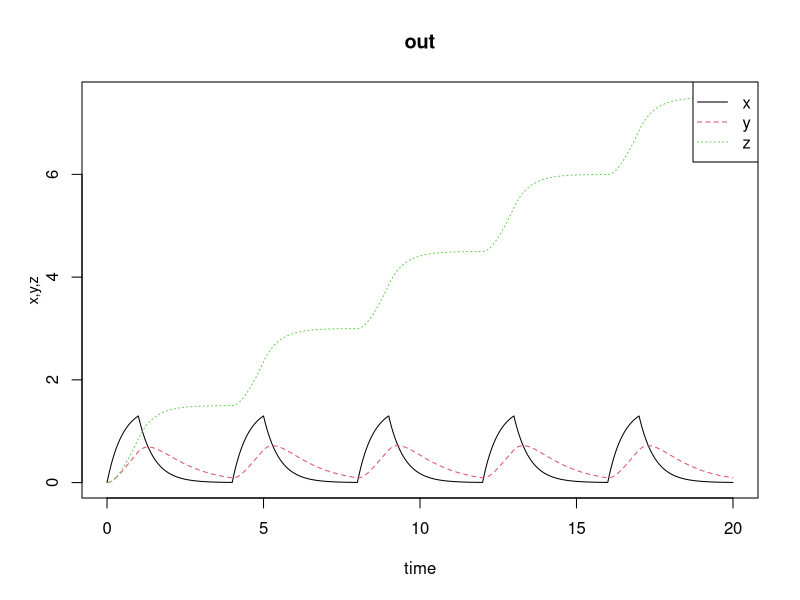
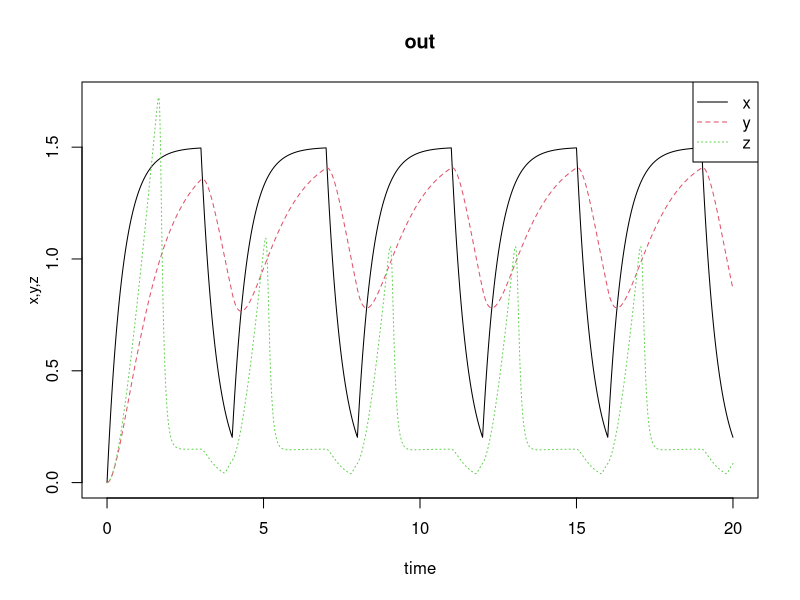
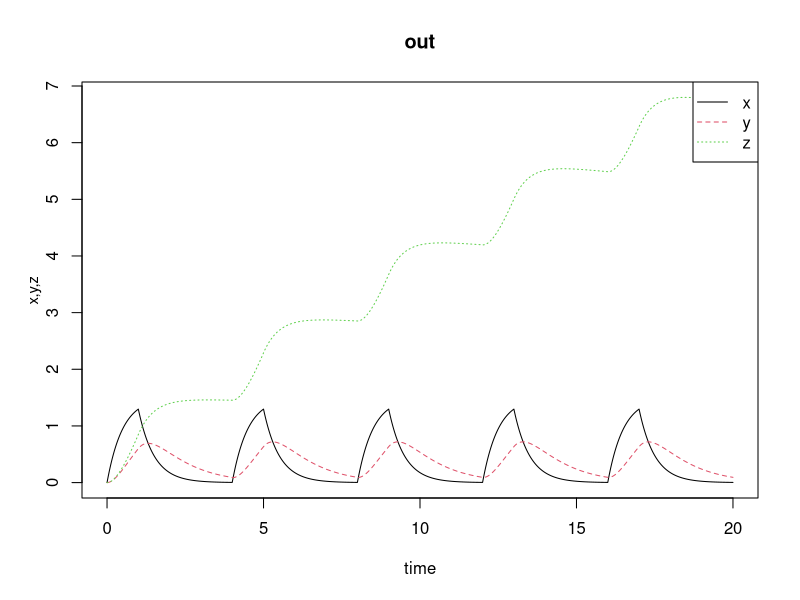
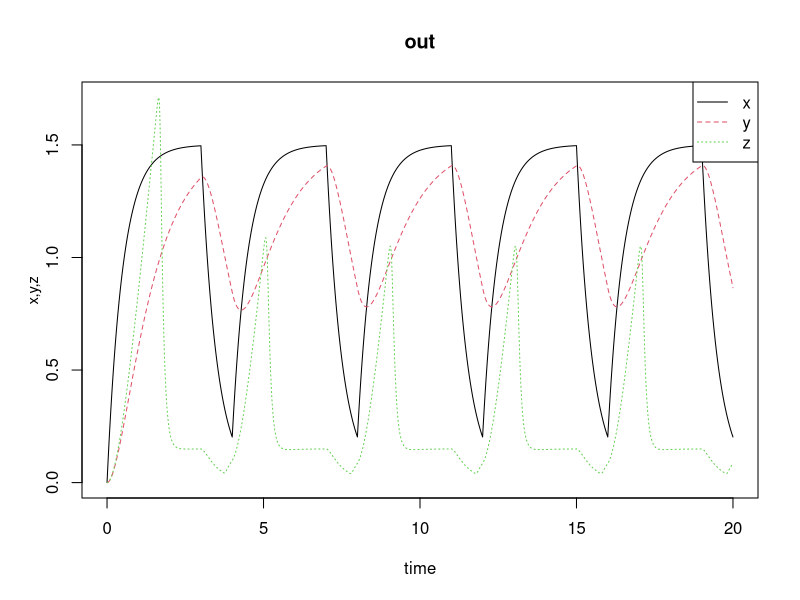
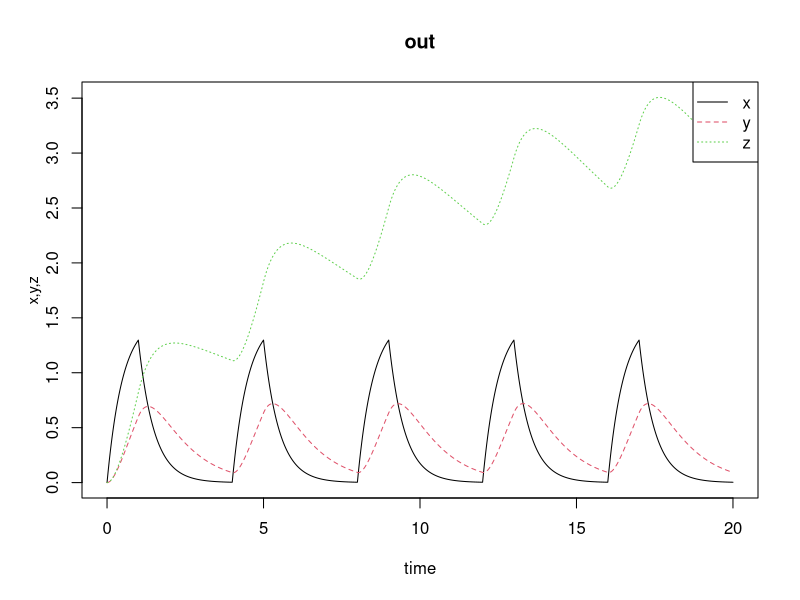
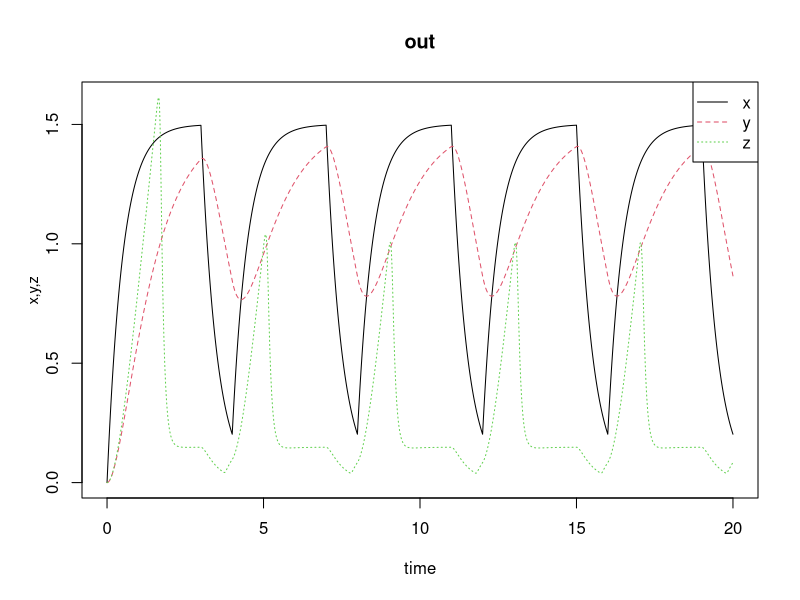
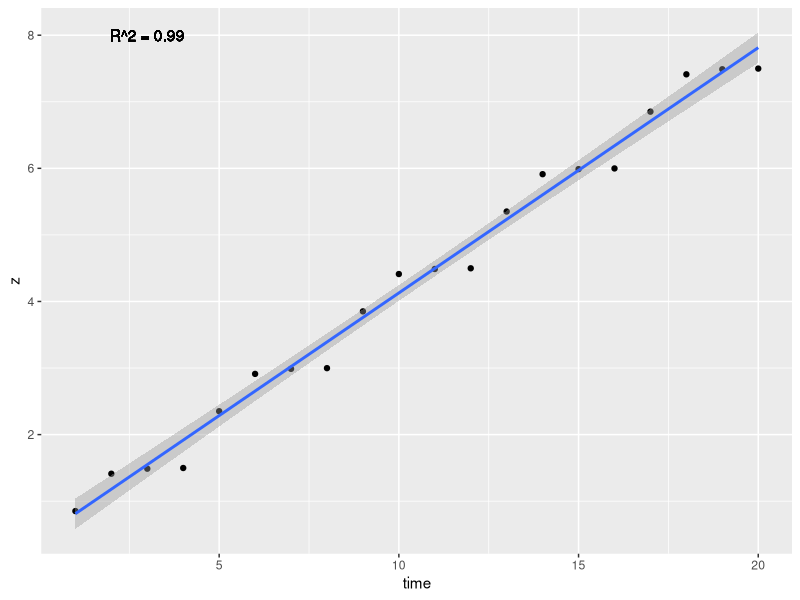
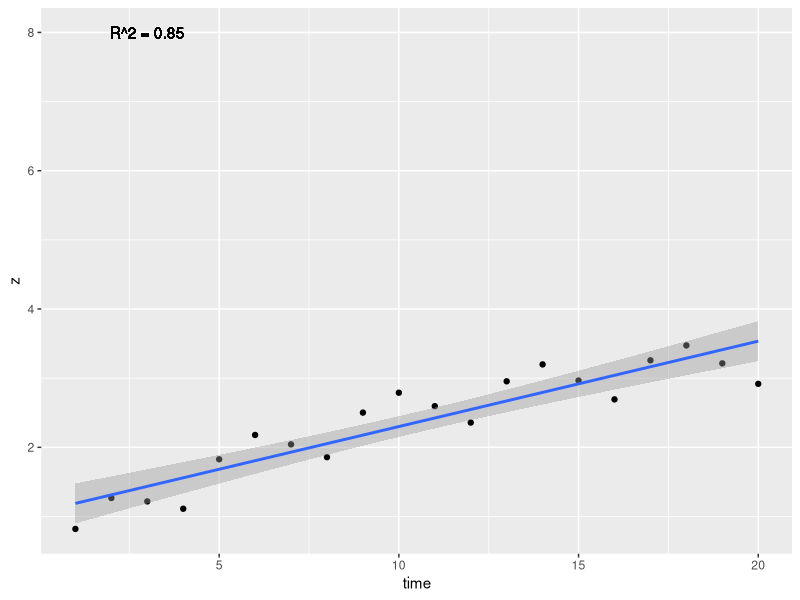

Source code (R) for these figures, in order:
library(deSolve)
library(ggplot2)
library(pbapply)
setwd("D:/Term6/CBSB/")
PULSE=function(t,U,D,t0,num){
  res=c()
  for(i in 0:(num-1)){
    if(i*U+t0<=t & t<i*U+D+t0){
      res_tmp=T
      res=c(res,res_tmp)
    }else{
      res_tmp=F
      res=c(res,res_tmp)
    }
  }
  if(mean(res)>0){
    return(1)
  }else{
    return(0)
  }
}
IFFL<-function(t,state,parameters){with(as.list(c(state,parameters)),{
  dx=sx*PULSE(t,U1,D1,t01,num1)-beta*x
  dy=alpha*x-y+sy*PULSE(t,U2,D2,t02,num2)
  dz=alpha*x-z*gamma0-z*(gamma1*(y^n)/(y^n+1))
  list(c(list(dx,dy,dz)))
})
}
# for gamma0
## gamma0 = 0
pdf("gamma0_0.pdf")
# D1 = 1
state=c(x=0,y=0,z=0)
parameters=c(alpha=1,beta=2,gamma0=0,gamma1=10,
             sx=3,sy=0,n=110,
             U1=4,D1=1,t01=0,num1=5,
             U2=4,D2=1,t02=0,num2=5)
times=seq(0,20,by = 0.01)
out=ode(y=state,times=times,func=IFFL,parms = parameters)
matplot.deSolve(out)
# D1 = 3
state=c(x=0,y=0,z=0)
parameters=c(alpha=1,beta=2,gamma0=0,gamma1=10,
             sx=3,sy=0,n=110,
             U1=4,D1=3,t01=0,num1=5,
             U2=4,D2=1,t02=0,num2=5)
times=seq(0,20,by = 0.01)
out=ode(y=state,times=times,func=IFFL,parms = parameters)
matplot.deSolve(out)
dev.off()
## gamma0 = 0.01
pdf("gamma0_001.pdf")
# D1 = 1
state=c(x=0,y=0,z=0)
parameters=c(alpha=1,beta=2,gamma0=0.01,gamma1=10,
             sx=3,sy=0,n=110,
             U1=4,D1=1,t01=0,num1=5,
             U2=4,D2=1,t02=0,num2=5)
times=seq(0,20,by = 0.01)
out=ode(y=state,times=times,func=IFFL,parms = parameters)
matplot.deSolve(out)
# D1 = 3
state=c(x=0,y=0,z=0)
parameters=c(alpha=1,beta=2,gamma0=0.01,gamma1=10,
             sx=3,sy=0,n=110,
             U1=4,D1=3,t01=0,num1=5,
             U2=4,D2=1,t02=0,num2=5)
times=seq(0,20,by = 0.01)
out=ode(y=state,times=times,func=IFFL,parms = parameters)
matplot.deSolve(out)
dev.off()
## gamma0 = 0.1
pdf("gamma0_01.pdf")
# D1 = 1
state=c(x=0,y=0,z=0)
parameters=c(alpha=1,beta=2,gamma0=0.1,gamma1=10,
             sx=3,sy=0,n=110,
             U1=4,D1=1,t01=0,num1=5,
             U2=4,D2=1,t02=0,num2=5)
times=seq(0,20,by = 0.01)
out=ode(y=state,times=times,func=IFFL,parms = parameters)
matplot.deSolve(out)
# D1 = 3
state=c(x=0,y=0,z=0)
parameters=c(alpha=1,beta=2,gamma0=0.1,gamma1=10,
             sx=3,sy=0,n=110,
             U1=4,D1=3,t01=0,num1=5,
             U2=4,D2=1,t02=0,num2=5)
times=seq(0,20,by = 0.01)
out=ode(y=state,times=times,func=IFFL,parms = parameters)
matplot.deSolve(out)
dev.off()
### the increase of gamma0 will cause the increase of z in every pulse will be smaller
#a small gamma0 should exhibit the ability to differentiate

# for final concentration of z and its calibration
pdf("z_final_gamma0_0_01_1.pdf")
# gamma0 0
state=c(x=0,y=0,z=0)
parameters=c(alpha=1,beta=2,gamma0=0,gamma1=10,
             sx=3,sy=0,n=110,
             U1=4,D1=1,t01=0,num1=5,
             U2=4,D2=1,t02=0,num2=5)
times=seq(0,20,by = 0.01)
out=ode(y=state,times=times,func=IFFL,parms = parameters)

final_zs=data.frame(out[seq(101,2001,by = 100),c(1,4)])

fit<-lm(z~time,final_zs)
R2<-summary(fit)$r.squared
ggplot(final_zs)+geom_point(aes(time,z))+
  geom_text(aes(3,8,label=paste('R^2 =',round(R2,2))))+geom_smooth(aes(time,z),method = "lm")

# gamma0 0.1
state=c(x=0,y=0,z=0)
parameters=c(alpha=1,beta=2,gamma0=0.1,gamma1=10,
             sx=3,sy=0,n=110,
             U1=4,D1=1,t01=0,num1=5,
             U2=4,D2=1,t02=0,num2=5)
times=seq(0,20,by = 0.01)
out=ode(y=state,times=times,func=IFFL,parms = parameters)

final_zs=data.frame(out[seq(101,2001,by = 100),c(1,4)])

fit<-lm(z~time,final_zs)
R2<-summary(fit)$r.squared
ggplot(final_zs)+geom_point(aes(time,z))+
  geom_text(aes(3,8,label=paste('R^2 =',round(R2,2))))+geom_smooth(aes(time,z),method = "lm")

# gamma0 1
state=c(x=0,y=0,z=0)
parameters=c(alpha=1,beta=2,gamma0=1,gamma1=10,
             sx=3,sy=0,n=110,
             U1=4,D1=1,t01=0,num1=5,
             U2=4,D2=1,t02=0,num2=5)
times=seq(0,20,by = 0.01)
out=ode(y=state,times=times,func=IFFL,parms = parameters)

final_zs=data.frame(out[seq(101,2001,by = 100),c(1,4)])

fit<-lm(z~time,final_zs)
R2<-summary(fit)$r.squared
ggplot(final_zs)+geom_point(aes(time,z))+
  geom_text(aes(3,8,label=paste('R^2 =',round(R2,2))))+geom_smooth(aes(time,z),method = "lm")
dev.off()
